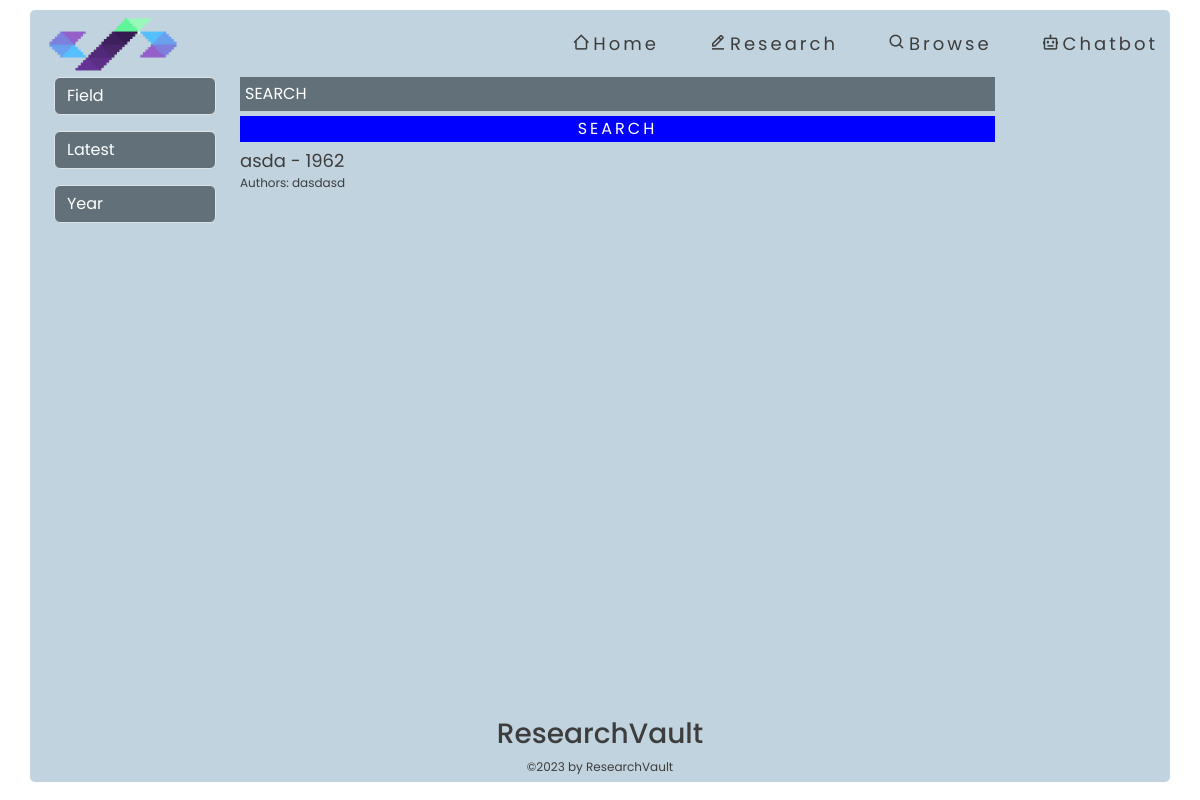
Page /research on the earlier database version.
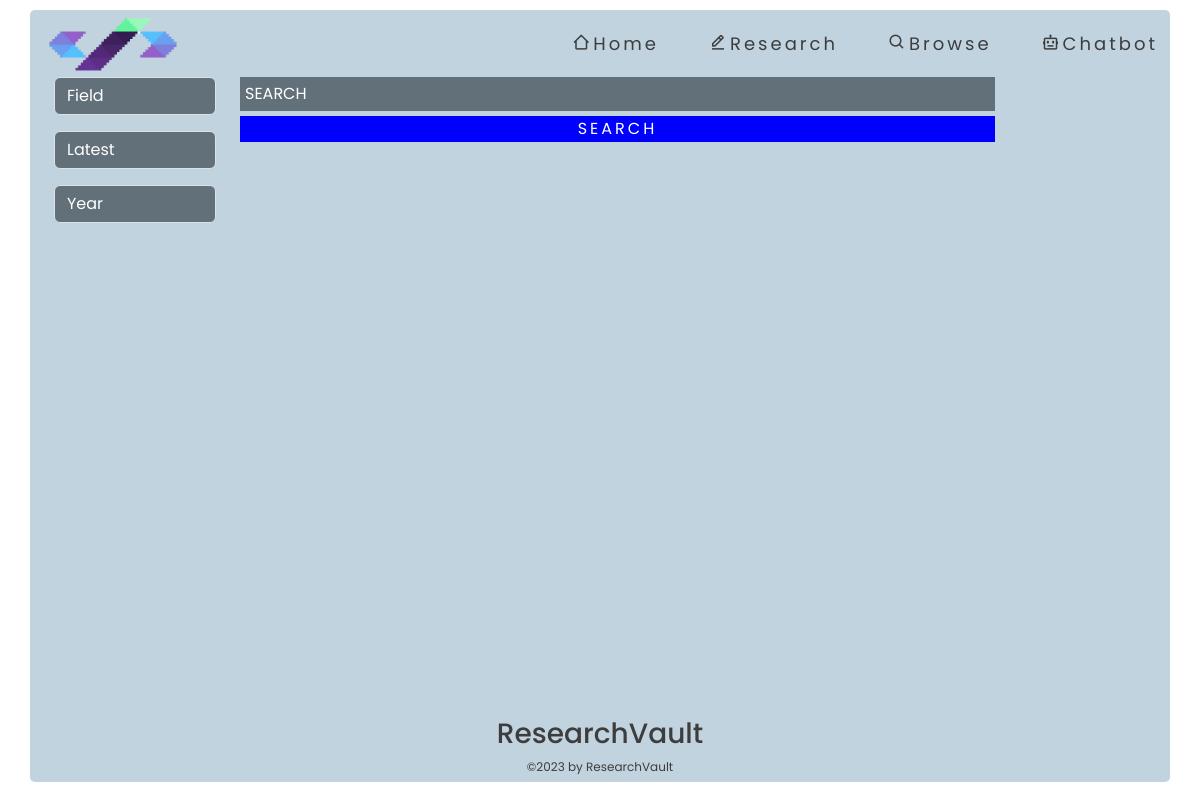
Same page on the later database version.
### tables this page shows
CREATE TABLE "uploads" (
	"id"	INTEGER,
	"title"	TEXT,
	"authors"	TEXT,
	"publicationDate"	TEXT,
	"thesisAdvisor"	TEXT,
	"department"	TEXT,
	"degree"	TEXT,
	"subjectArea"	TEXT,
	"abstract"	REAL,
	"file_path"	TEXT,
	"converted_file_path"	TEXT,
	"status"	INTEGER,
	PRIMARY KEY("id" AUTOINCREMENT)
);

### app.py (the view)
@app.route("/research")
def research():
    try:
        db_conn = DBConnection('database.db')
        selected_sort = request.args.get('sort', 'latest')
        selected_field = request.args.get('field', '')
        selected_year = request.args.get('year', '')
        search_query = request.args.get('search', '')  # Get the search query from the query parameters
        items, unique_subject_areas, unique_years = db_conn.fetch_research_publications(
            selected_sort, selected_field, selected_year, search_query)
        db_conn.close_connection()
        return render_template('research.html', items=items, subject_areas=unique_subject_areas,
                               unique_years=unique_years, selected_sort=selected_sort,
                               selected_field=selected_field, selected_year=selected_year,
                               search_query=search_query)
    except Exception as e:
        print("Error browsing publications:", e)
        return render_template('404.html')

### db_connection.py (called while the page is built)
    def get_db(self):
        db = getattr(g, '_database', None)
        if db is None:
            db = g._database = sqlite3.connect(self.DB)
        return db

    def close_connection(self):
        db = getattr(g, '_database', None)
        if db is not None:
            db.close()

### templates/research.html (shortened to what this page needs)
<!DOCTYPE html>
<html lang="en">
<head>
    <link rel="stylesheet" type="text/css" href="{{ url_for('static', filename='css/research.css') }}">
    <link href='https://unpkg.com/boxicons@2.1.4/css/boxicons.min.css' rel='stylesheet'>
    <link href="https://cdn.jsdelivr.net/npm/bootstrap@5.3.0/dist/css/bootstrap.min.css" rel="stylesheet">
</head>
<body>
    <div class="browse-container container">
        <div class="browse-navbar d-flex justify-content-between align-items-center">
            <img src="static/pics/logo.png" class="img-fluid">
            <div class="browse-right">
                <a href="/" id="home-edit"><i class='bx bx-home-alt-2'></i>Home</a>
                <a href="/research" id="edit-browse"><i class='bx bx-edit-alt'></i>Research</a>
                <a href="/browse" id="browse-browse"><i class='bx bx-search' ></i>Browse</a>
                <a href="/chatbot" id="chatbot-browse"><i class='bx bx-bot'></i></i>Chatbot</a>
            </div>
        </div>
            <div class="browse-content d-flex flex-column flex-grow-1">
                <div class="search-results d-flex flex-column">
                    <div class="container-fluid">
                        <div class="row">
                            <div class="col-md-2">
                                <div class="browse-filter">
                                    <select id="field" class="form-select mb-3" onchange="filterItems()">
                                        <option value="">Field</option>
                                    </select>
                                    <select id="sort" class="form-select mb-3" onchange="filterItems()">
                                        <option value="latest" {% if selected_sort == 'latest' %}selected{% endif %}>Latest</option>
                                    </select>
                                    <input type="number" id="year-input" min="2000" max="2023" step="1" list="year-list" placeholder="Year" class="form-control mb-3" value="{{ selected_year }}" onchange="filterItems()">
                                </div>
                            </div>
                              <div class="col-md-10">
                                <div class="col-md-10">
                                    <div class="browse-result d-flex flex-column">
                                        <input type="search" id="search-input" placeholder="SEARCH" value="{{ search_query }}">
                                        <button type="submit" id="search-button">SEARCH</button>
                                        {% for item in items %}
                                        <a class="browse-item" href="{{ url_for('publication_detail', item_id=item.id) }}" data-subjectArea="{{ item.subjectArea }}">
                                            {{ item.title }} - {{ item.year }}
                                            <p>Authors: {{ item.authors }}</p>
                                        </a>
                                        {% endfor %}
                                    </div>
                                </div>
                            </div>
                            </div>
                            </div>
                            </div>
                            <footer class="text-center">
                                <h3>ResearchVault</h3>
                                <p>©2023 by ResearchVault</p>
                            </footer>
                            </div>
                            </div>
</body>
</html>

Differences in the rows shown:
removed uploads: title "asda", year "1962", authors "dasdasd"
